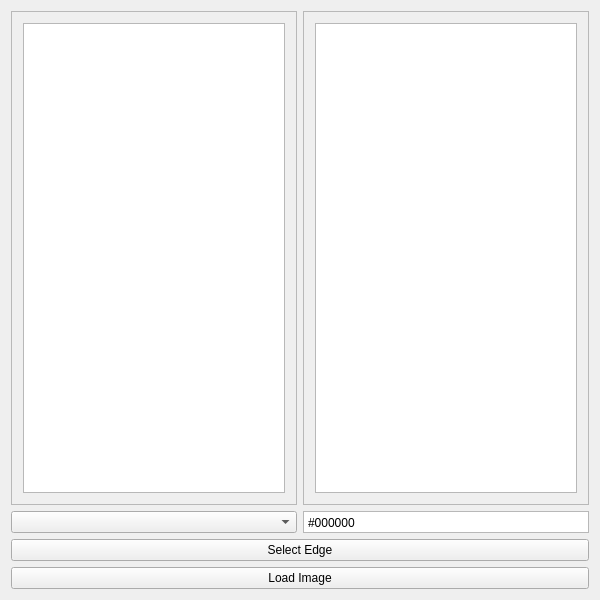
<?xml version="1.0" encoding="UTF-8"?>
<ui version="4.0">
 <class>MainWindow</class>
 <widget class="QWidget" name="MainWindow">
  <property name="geometry">
   <rect>
    <x>0</x>
    <y>0</y>
    <width>600</width>
    <height>600</height>
   </rect>
  </property>
  <property name="sizePolicy">
   <sizepolicy hsizetype="Preferred" vsizetype="Preferred">
    <horstretch>0</horstretch>
    <verstretch>0</verstretch>
   </sizepolicy>
  </property>
  <property name="minimumSize">
   <size>
    <width>600</width>
    <height>600</height>
   </size>
  </property>
  <property name="windowTitle">
   <string>MainWindow</string>
  </property>
  <layout class="QGridLayout" name="gridLayout">
   <item row="0" column="0">
    <layout class="QGridLayout" name="gridLayout_2">
     <item row="1" column="0">
      <widget class="QFrame" name="frame_orig">
       <property name="frameShape">
        <enum>QFrame::StyledPanel</enum>
       </property>
       <property name="frameShadow">
        <enum>QFrame::Raised</enum>
       </property>
       <layout class="QGridLayout" name="gridLayout_3">
        <item row="0" column="1">
         <widget class="QGraphicsView" name="graphics_orig"/>
        </item>
       </layout>
      </widget>
     </item>
     <item row="5" column="0" colspan="2">
      <widget class="QPushButton" name="load_button">
       <property name="text">
        <string>Load Image</string>
       </property>
      </widget>
     </item>
     <item row="1" column="1">
      <widget class="QFrame" name="frame_intensity">
       <property name="frameShape">
        <enum>QFrame::StyledPanel</enum>
       </property>
       <property name="frameShadow">
        <enum>QFrame::Raised</enum>
       </property>
       <layout class="QGridLayout" name="gridLayout_4">
        <item row="0" column="0">
         <widget class="QGraphicsView" name="graphics_edge"/>
        </item>
       </layout>
      </widget>
     </item>
     <item row="3" column="0">
      <widget class="QComboBox" name="comboBox"/>
     </item>
     <item row="3" column="1">
      <widget class="QPlainTextEdit" name="plainTextEdit">
       <property name="sizePolicy">
        <sizepolicy hsizetype="Expanding" vsizetype="Ignored">
         <horstretch>0</horstretch>
         <verstretch>0</verstretch>
        </sizepolicy>
       </property>
       <property name="inputMethodHints">
        <set>Qt::ImhNone</set>
       </property>
       <property name="verticalScrollBarPolicy">
        <enum>Qt::ScrollBarAlwaysOff</enum>
       </property>
       <property name="horizontalScrollBarPolicy">
        <enum>Qt::ScrollBarAsNeeded</enum>
       </property>
       <property name="plainText">
        <string>#000000</string>
       </property>
      </widget>
     </item>
     <item row="4" column="0" colspan="2">
      <widget class="QPushButton" name="pushButton">
       <property name="text">
        <string>Select Edge</string>
       </property>
      </widget>
     </item>
    </layout>
   </item>
  </layout>
 </widget>
 <layoutdefault spacing="6" margin="11"/>
 <resources/>
 <connections/>
</ui>
